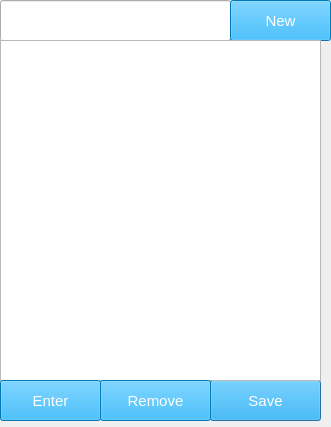
<?xml version="1.0" encoding="UTF-8"?>
<ui version="4.0">
 <class>subjects</class>
 <widget class="QDialog" name="subjects">
  <property name="geometry">
   <rect>
    <x>0</x>
    <y>0</y>
    <width>331</width>
    <height>427</height>
   </rect>
  </property>
  <property name="windowTitle">
   <string>Dialog</string>
  </property>
  <property name="styleSheet">
   <string notr="true">background-image:url(:/img/8.jpg);</string>
  </property>
  <widget class="QPushButton" name="pushButton_2">
   <property name="geometry">
    <rect>
     <x>210</x>
     <y>380</y>
     <width>111</width>
     <height>41</height>
    </rect>
   </property>
   <property name="styleSheet">
    <string notr="true">QPushButton{
			background-color:rgb(0, 170, 255);
			color:white;
			font-size:15px;
}
QPushButton:hover
{
	background-color:rgb(202, 232, 255);
	color:gray;
}</string>
   </property>
   <property name="text">
    <string>Save</string>
   </property>
  </widget>
  <widget class="QLineEdit" name="lineEdit">
   <property name="geometry">
    <rect>
     <x>0</x>
     <y>0</y>
     <width>231</width>
     <height>41</height>
    </rect>
   </property>
   <property name="styleSheet">
    <string notr="true">color:white;</string>
   </property>
  </widget>
  <widget class="QPushButton" name="pushButton">
   <property name="geometry">
    <rect>
     <x>230</x>
     <y>0</y>
     <width>101</width>
     <height>41</height>
    </rect>
   </property>
   <property name="styleSheet">
    <string notr="true">QPushButton{
			background-color:rgb(0, 170, 255);
			color:white;
			font-size:15px;
}
QPushButton:hover
{
	background-color:rgb(202, 232, 255);
	color:gray;
}</string>
   </property>
   <property name="text">
    <string>New</string>
   </property>
  </widget>
  <widget class="QListWidget" name="listWidget">
   <property name="geometry">
    <rect>
     <x>0</x>
     <y>40</y>
     <width>321</width>
     <height>341</height>
    </rect>
   </property>
   <property name="styleSheet">
    <string notr="true">color:white;</string>
   </property>
  </widget>
  <widget class="QPushButton" name="pushButton_3">
   <property name="geometry">
    <rect>
     <x>0</x>
     <y>380</y>
     <width>101</width>
     <height>41</height>
    </rect>
   </property>
   <property name="styleSheet">
    <string notr="true">QPushButton{
			background-color:rgb(0, 170, 255);
			color:white;
			font-size:15px;
}
QPushButton:hover
{
	background-color:rgb(202, 232, 255);
	color:gray;
}</string>
   </property>
   <property name="text">
    <string>Enter</string>
   </property>
  </widget>
  <widget class="QPushButton" name="pushButton_4">
   <property name="geometry">
    <rect>
     <x>100</x>
     <y>380</y>
     <width>111</width>
     <height>41</height>
    </rect>
   </property>
   <property name="styleSheet">
    <string notr="true">QPushButton{
			background-color:rgb(0, 170, 255);
			color:white;
			font-size:15px;
}
QPushButton:hover
{
	background-color:rgb(202, 232, 255);
	color:gray;
}</string>
   </property>
   <property name="text">
    <string>Remove</string>
   </property>
  </widget>
 </widget>
 <resources/>
 <connections/>
</ui>
